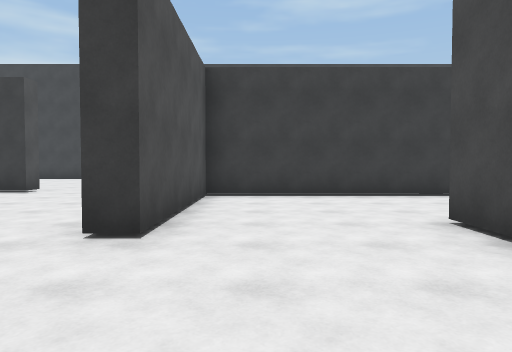
view 1 (above)

24 first-person views from a walk through a Unity game level. The camera is 1.3 m above the floor, tilts 2° down and sees 70° across. The floor is counted in squares, 2 m on a side. Each view is taken from the middle of a square. On the plan, view 1 faces up. The plan holds only what a view shows up to about 11 squares ahead; the rest is blank. The place goes on beyond the plan. The player character is not drawn.

view 2
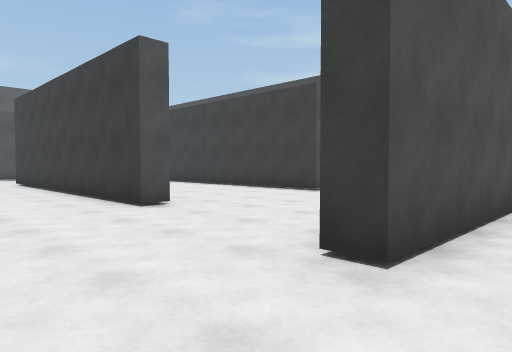

view 3
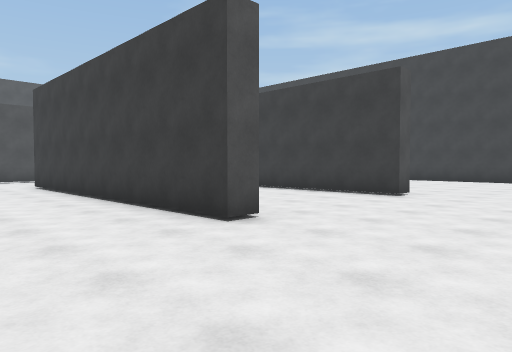

view 4
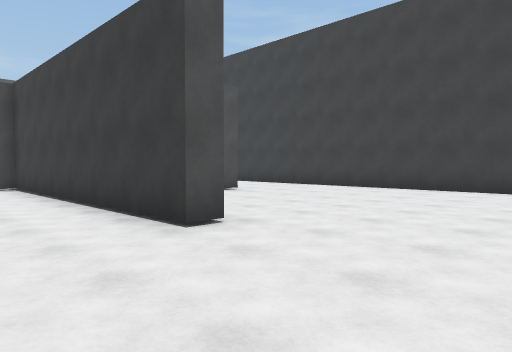

view 5
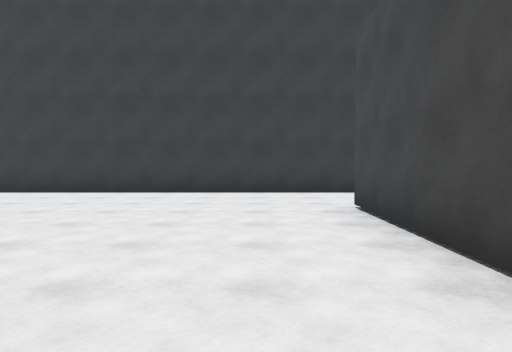

view 6
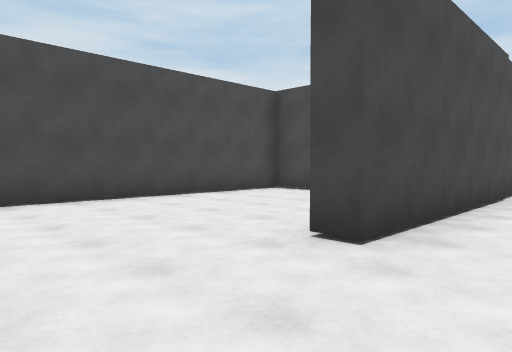

view 7
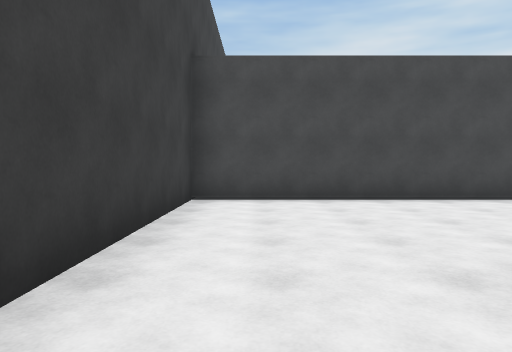

view 8
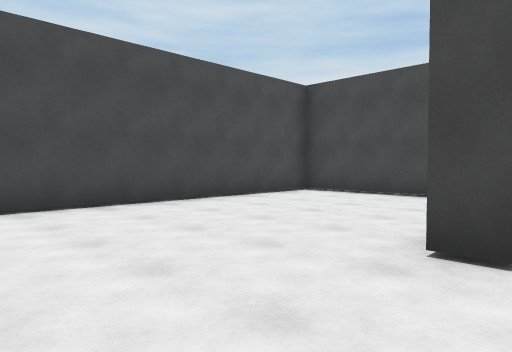

view 9
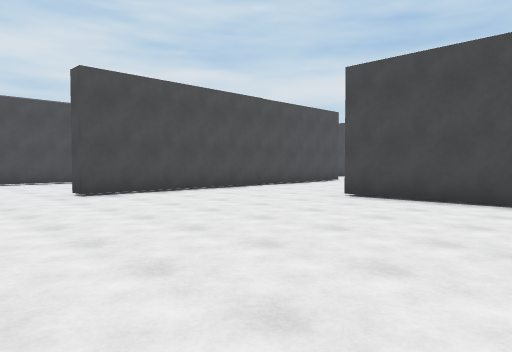

view 10
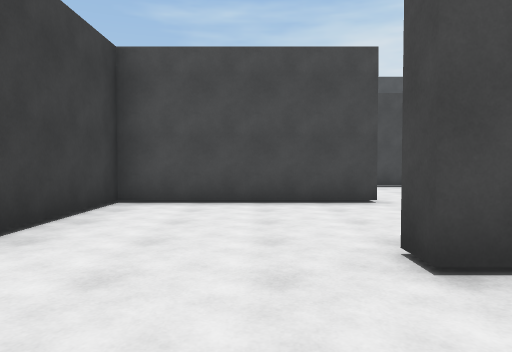

view 11
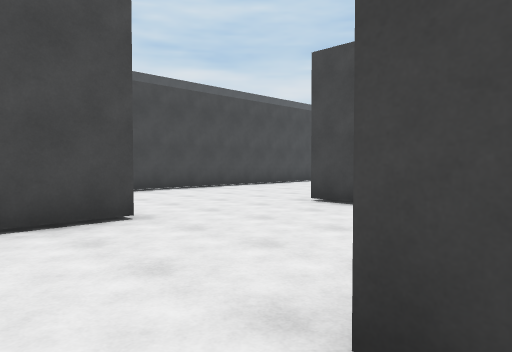

view 12
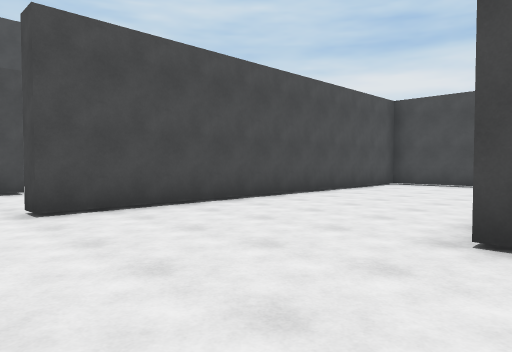

view 13
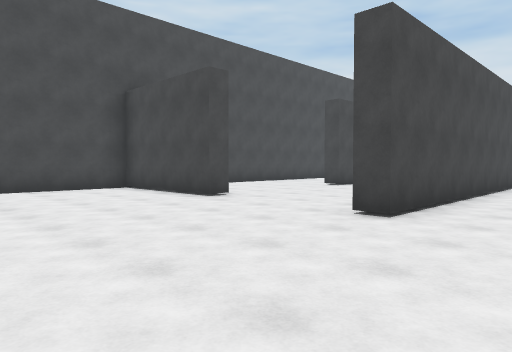

view 14
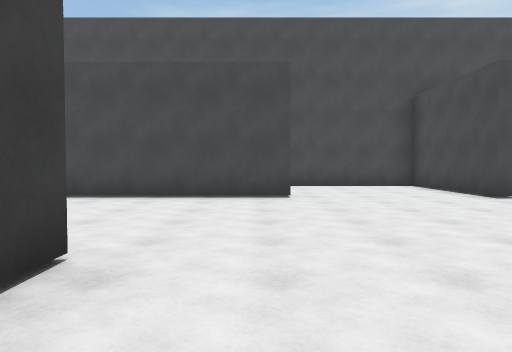

view 15
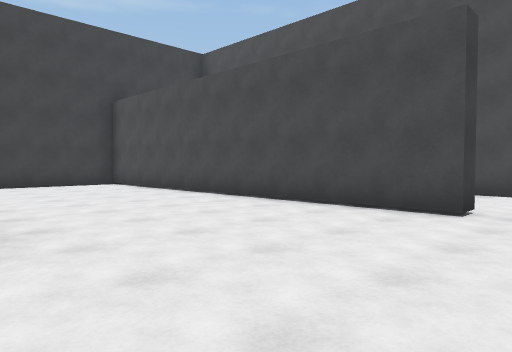

view 16
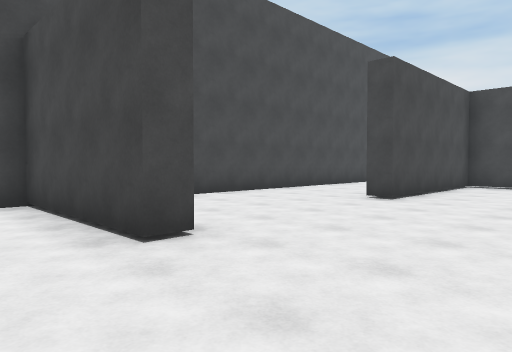

view 17
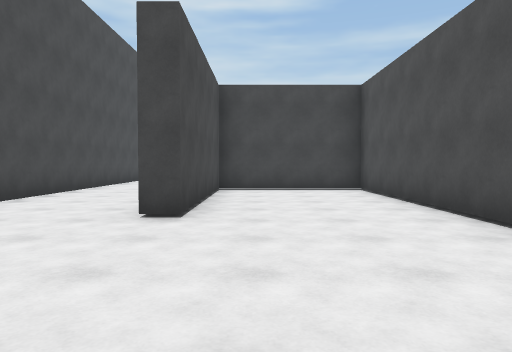

view 18
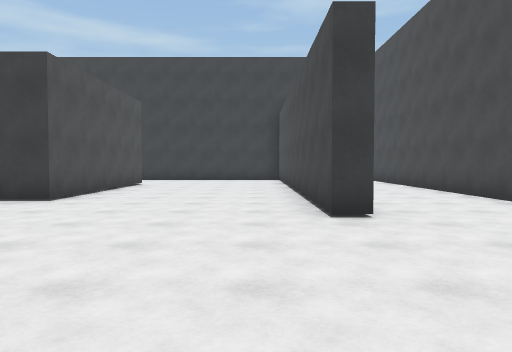

view 19
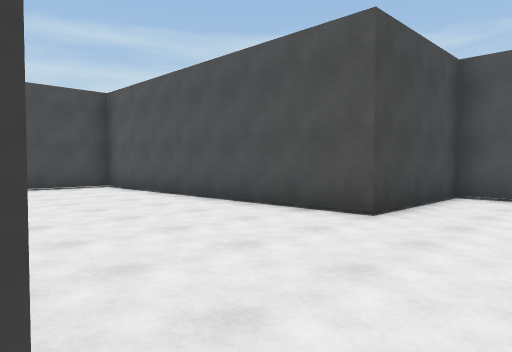

view 20
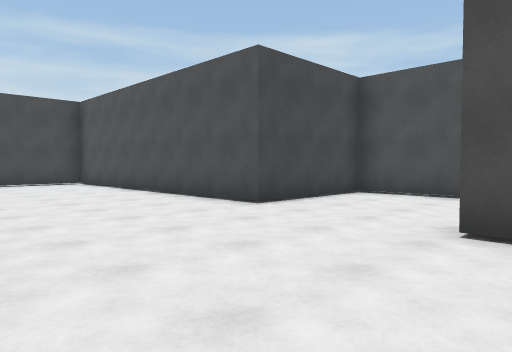

view 21
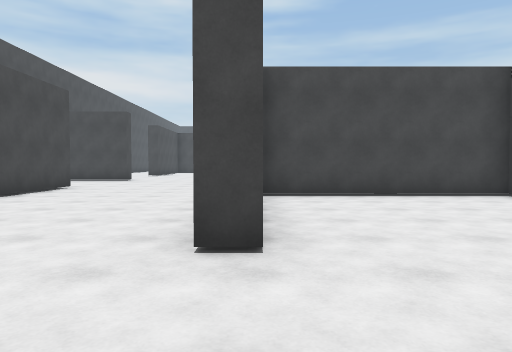

view 22
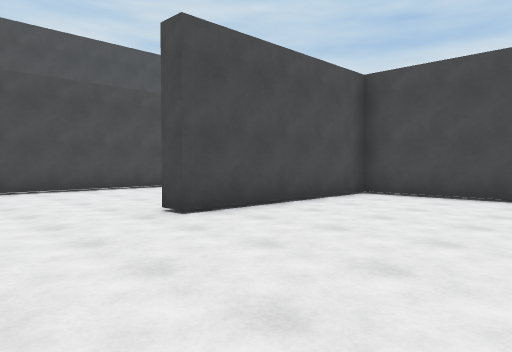

view 23
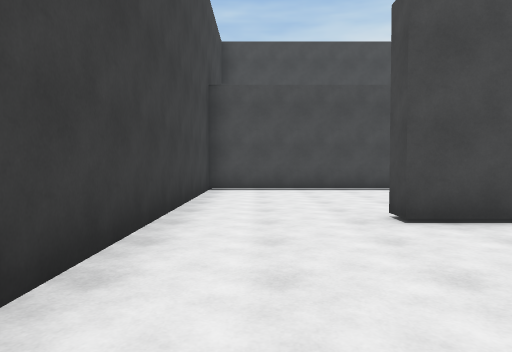

view 24
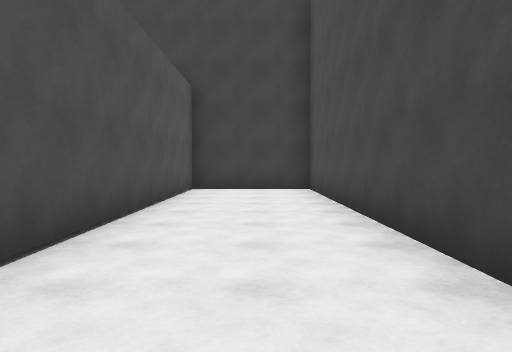

### Floor plan
Points are (right, up) in squares from view 1. A wall is a line through its corners. A room is listed if a view was taken in it or the views show most of it. See-through windows are left out.
Room 1 (views 1, 2, 3, 4, 5, 6, 7, 8, 9)
walls: (-1.6, 6.5) (-1.6, 12.4) (-1, 12.4); (-7.9, 8.6) (-5.1, 8.6) (-5.1, 8.1) (-9.5, 8.1); (-5.1, 4.2) (-5.1, 3.7) (-9.5, 3.7); (0.5, 7.8) (3.5, 7.8) (3.5, 15.1) (-8.8, 15.1); (-1, 4.6) (-1, 3.1) (-1.5, 3.1); (-8.8, 12.2) (-8.8, 11.6); (2.1, 2.9) (2.1, 4)
ways out: opening at (0.5, 3.5) to room 2
Room 2 (views 10, 11, 12, 13, 14, 15, 16, 17, 18, 19, 20, 21, 22, 23, 24)
walls: (9.9, -7.6) (9.9, 1.8) (10.5, 1.8); (10.4, -2.6) (10.4, -7.9) (13.9, -7.9) (13.9, -3.4) (14.5, -3.4); (2.6, 2) (2.6, -0.1) (5.8, -0.1) (5.8, -7.9) (9.8, -7.9); (6, 3) (6, 7.3) (-1, 7.3) (-1, 4.6); (6.5, 3.5) (6.5, 3); (13.9, 1) (13.9, 1.6); (13.6, 1.5) (17.4, 1.5) (17.4, 15.1) (14.4, 15.1) (14.4, 8.2); (2.1, 4) (2.6, 4); (17.4, -10) (17.4, -1.5); (3.9, 7.8) (8.9, 7.8) (8.9, 12.4) (9.5, 12.4); (14.5, 5.3) (13.9, 5.3) (13.9, 15.1) (6.6, 15.1); (9.5, 12) (9.5, 7.3) (8.5, 7.3)
ways out: opening at (0.5, 3.5) to room 1

Positions as (right, up) in squares from view 1, and headings:
1: (0, 0), facing up
2: (0, 1), facing up-left
3: (-2, 1), facing up-left
4: (-2, 6), facing up-left
5: (-3, 7), facing up
6: (-3, 15), facing down-right
7: (-3, 14), facing right
8: (-2, 15), facing down-right
9: (-9, 15), facing down-right
10: (0, 5), facing right
11: (2, 5), facing down-right
12: (5, 3), facing down-right
13: (8, 6), facing down-right
14: (7, 6), facing right
15: (9, 4), facing up-right
16: (11, 3), facing down-right
17: (13, 1), facing down
18: (13, 1), facing up
19: (10, 2), facing down-left
20: (10, 4), facing down-left
21: (9, 15), facing down
22: (5, 15), facing down-right
23: (5, 14), facing right
24: (16, 6), facing up
